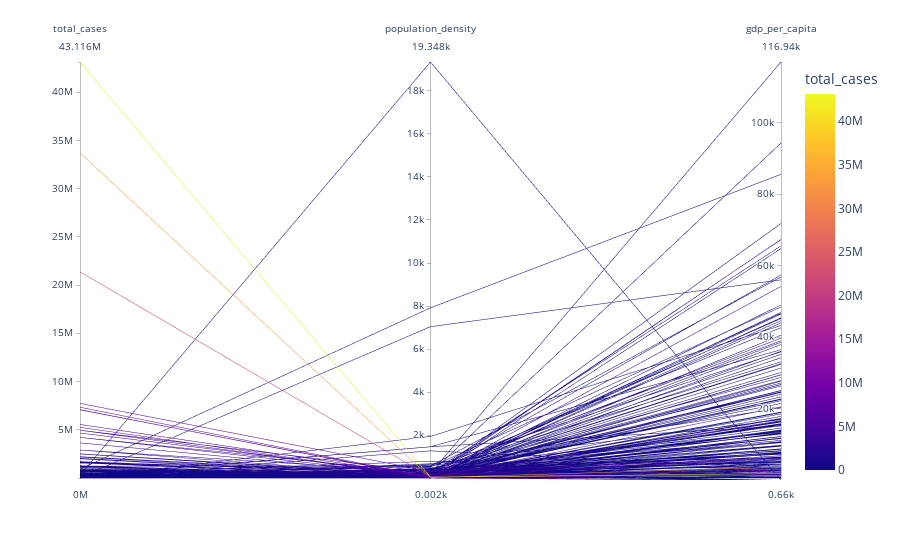

Notebook cell for this chart:
### Code cell
px.parallel_coordinates(continent, color = 'total_cases')

### Figure 1 — Plotly figure (JSON) as saved in the notebook; plotly's stock layout.template omitted (floating-point values rounded to 4 significant figures; data arrays with more than 128 entries replaced by an {"elided": "..."} marker saying what was removed)
{"data": [{"dimensions": [{"label": "total_cases", "values": {"elided": "193 int values"}}, {"label": "population_density", "values": {"elided": "193 float values"}}, {"label": "gdp_per_capita", "values": {"elided": "193 float values"}}], "domain": {"x": [0, 1], "y": [0, 1]}, "line": {"color": {"elided": "193 int values"}, "coloraxis": "coloraxis"}, "name": "", "type": "parcoords"}], "layout": {"autosize": true, "coloraxis": {"colorbar": {"title": {"text": "total_cases"}}, "colorscale": [[0, "#0d0887"], [0.1111, "#46039f"], [0.2222, "#7201a8"], [0.3333, "#9c179e"], [0.4444, "#bd3786"], [0.5556, "#d8576b"], [0.6667, "#ed7953"], [0.7778, "#fb9f3a"], [0.8889, "#fdca26"], [1, "#f0f921"]]}, "legend": {"tracegroupgap": 0}, "margin": {"t": 60}}}
